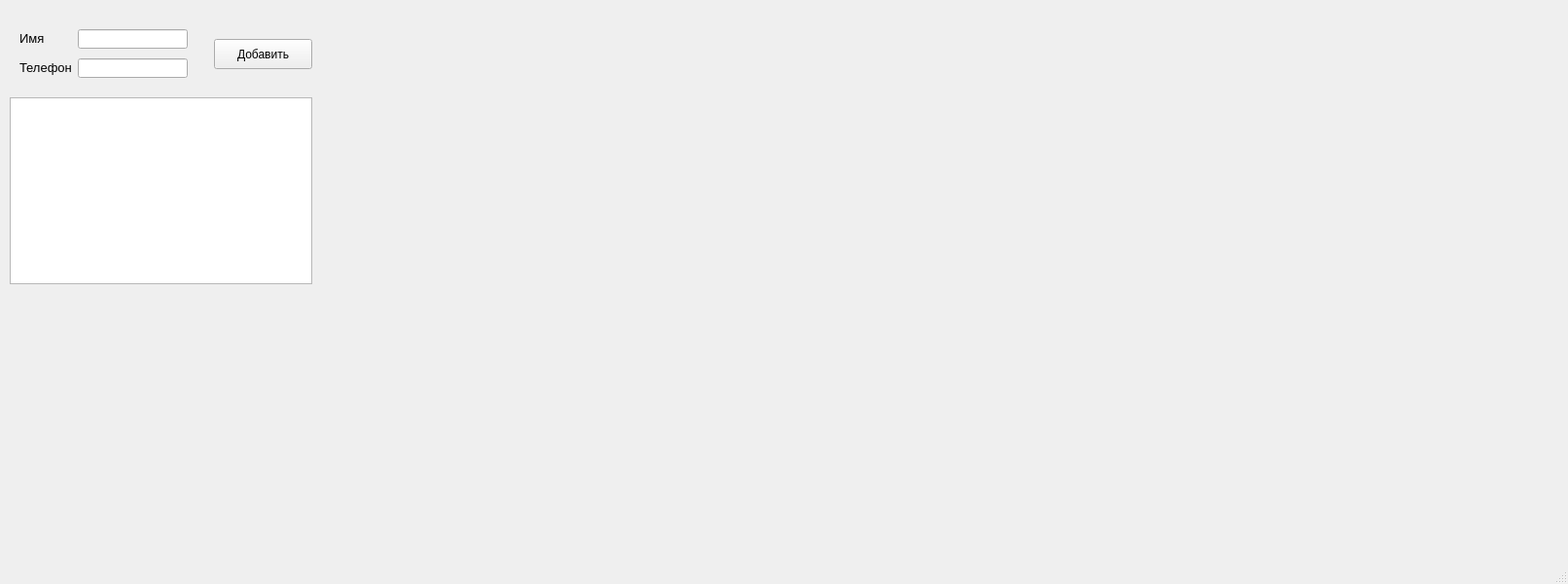
<?xml version="1.0" encoding="UTF-8"?>
<ui version="4.0">
 <class>MainWindow</class>
 <widget class="QMainWindow" name="MainWindow">
  <property name="geometry">
   <rect>
    <x>0</x>
    <y>0</y>
    <width>1612</width>
    <height>600</height>
   </rect>
  </property>
  <property name="windowTitle">
   <string>MainWindow</string>
  </property>
  <widget class="QWidget" name="centralwidget">
   <widget class="QLineEdit" name="lineEdit">
    <property name="geometry">
     <rect>
      <x>80</x>
      <y>30</y>
      <width>113</width>
      <height>20</height>
     </rect>
    </property>
   </widget>
   <widget class="QLineEdit" name="lineEdit_2">
    <property name="geometry">
     <rect>
      <x>80</x>
      <y>60</y>
      <width>113</width>
      <height>20</height>
     </rect>
    </property>
   </widget>
   <widget class="QLabel" name="label">
    <property name="geometry">
     <rect>
      <x>20</x>
      <y>30</y>
      <width>31</width>
      <height>20</height>
     </rect>
    </property>
    <property name="text">
     <string>&lt;html&gt;&lt;head/&gt;&lt;body&gt;&lt;p&gt;&lt;span style=&quot; font-size:10pt;&quot;&gt;Имя&lt;/span&gt;&lt;/p&gt;&lt;/body&gt;&lt;/html&gt;</string>
    </property>
   </widget>
   <widget class="QLabel" name="label_2">
    <property name="geometry">
     <rect>
      <x>20</x>
      <y>60</y>
      <width>61</width>
      <height>20</height>
     </rect>
    </property>
    <property name="text">
     <string>&lt;html&gt;&lt;head/&gt;&lt;body&gt;&lt;p&gt;&lt;span style=&quot; font-size:10pt;&quot;&gt;Телефон&lt;/span&gt;&lt;/p&gt;&lt;/body&gt;&lt;/html&gt;</string>
    </property>
   </widget>
   <widget class="QPushButton" name="pushButton">
    <property name="geometry">
     <rect>
      <x>220</x>
      <y>40</y>
      <width>101</width>
      <height>31</height>
     </rect>
    </property>
    <property name="text">
     <string>Добавить</string>
    </property>
   </widget>
   <widget class="QListWidget" name="listWidget">
    <property name="geometry">
     <rect>
      <x>10</x>
      <y>100</y>
      <width>311</width>
      <height>192</height>
     </rect>
    </property>
   </widget>
  </widget>
  <widget class="QMenuBar" name="menubar">
   <property name="geometry">
    <rect>
     <x>0</x>
     <y>0</y>
     <width>1612</width>
     <height>21</height>
    </rect>
   </property>
  </widget>
  <widget class="QStatusBar" name="statusbar"/>
 </widget>
 <resources/>
 <connections/>
</ui>
